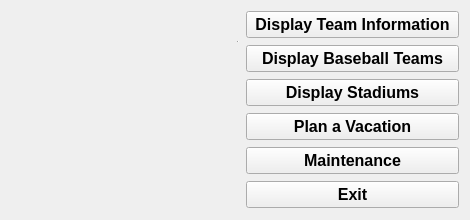
<?xml version="1.0" encoding="UTF-8"?>
<ui version="4.0">
 <class>mainmenu</class>
 <widget class="QWidget" name="mainmenu">
  <property name="geometry">
   <rect>
    <x>0</x>
    <y>0</y>
    <width>470</width>
    <height>220</height>
   </rect>
  </property>
  <property name="minimumSize">
   <size>
    <width>470</width>
    <height>220</height>
   </size>
  </property>
  <property name="maximumSize">
   <size>
    <width>470</width>
    <height>220</height>
   </size>
  </property>
  <property name="windowTitle">
   <string>Main Menu</string>
  </property>
  <layout class="QGridLayout" name="gridLayout">
   <item row="1" column="2">
    <widget class="QPushButton" name="pb_team_report">
     <property name="font">
      <font>
       <pointsize>12</pointsize>
       <bold>true</bold>
      </font>
     </property>
     <property name="text">
      <string>Display Baseball Teams</string>
     </property>
    </widget>
   </item>
   <item row="4" column="2">
    <widget class="QPushButton" name="pb_maintenance">
     <property name="font">
      <font>
       <pointsize>12</pointsize>
       <bold>true</bold>
      </font>
     </property>
     <property name="text">
      <string>Maintenance</string>
     </property>
    </widget>
   </item>
   <item row="0" column="2">
    <widget class="QPushButton" name="pb_team_details">
     <property name="font">
      <font>
       <pointsize>12</pointsize>
       <bold>true</bold>
      </font>
     </property>
     <property name="text">
      <string>Display Team Information</string>
     </property>
    </widget>
   </item>
   <item row="5" column="2">
    <widget class="QPushButton" name="pb_exit">
     <property name="font">
      <font>
       <pointsize>12</pointsize>
       <bold>true</bold>
      </font>
     </property>
     <property name="text">
      <string>Exit</string>
     </property>
    </widget>
   </item>
   <item row="2" column="2">
    <widget class="QPushButton" name="pb_stadium_report">
     <property name="font">
      <font>
       <pointsize>12</pointsize>
       <bold>true</bold>
      </font>
     </property>
     <property name="text">
      <string>Display Stadiums</string>
     </property>
    </widget>
   </item>
   <item row="3" column="2">
    <widget class="QPushButton" name="pb_plan_vacation">
     <property name="font">
      <font>
       <pointsize>12</pointsize>
       <bold>true</bold>
      </font>
     </property>
     <property name="text">
      <string>Plan a Vacation</string>
     </property>
    </widget>
   </item>
   <item row="0" column="0" rowspan="6">
    <widget class="QLabel" name="label_logo">
     <property name="minimumSize">
      <size>
       <width>220</width>
       <height>200</height>
      </size>
     </property>
     <property name="maximumSize">
      <size>
       <width>220</width>
       <height>200</height>
      </size>
     </property>
     <property name="text">
      <string/>
     </property>
     <property name="pixmap">
      <pixmap resource="logos.qrc">:/logos/ballgame.jpg</pixmap>
     </property>
     <property name="scaledContents">
      <bool>true</bool>
     </property>
    </widget>
   </item>
   <item row="0" column="1" rowspan="2">
    <widget class="Line" name="line">
     <property name="minimumSize">
      <size>
       <width>0</width>
       <height>1</height>
      </size>
     </property>
     <property name="maximumSize">
      <size>
       <width>16777215</width>
       <height>1</height>
      </size>
     </property>
     <property name="orientation">
      <enum>Qt::Orientation::Vertical</enum>
     </property>
    </widget>
   </item>
  </layout>
 </widget>
 <resources>
  <include location="logos.qrc"/>
 </resources>
 <connections/>
</ui>
